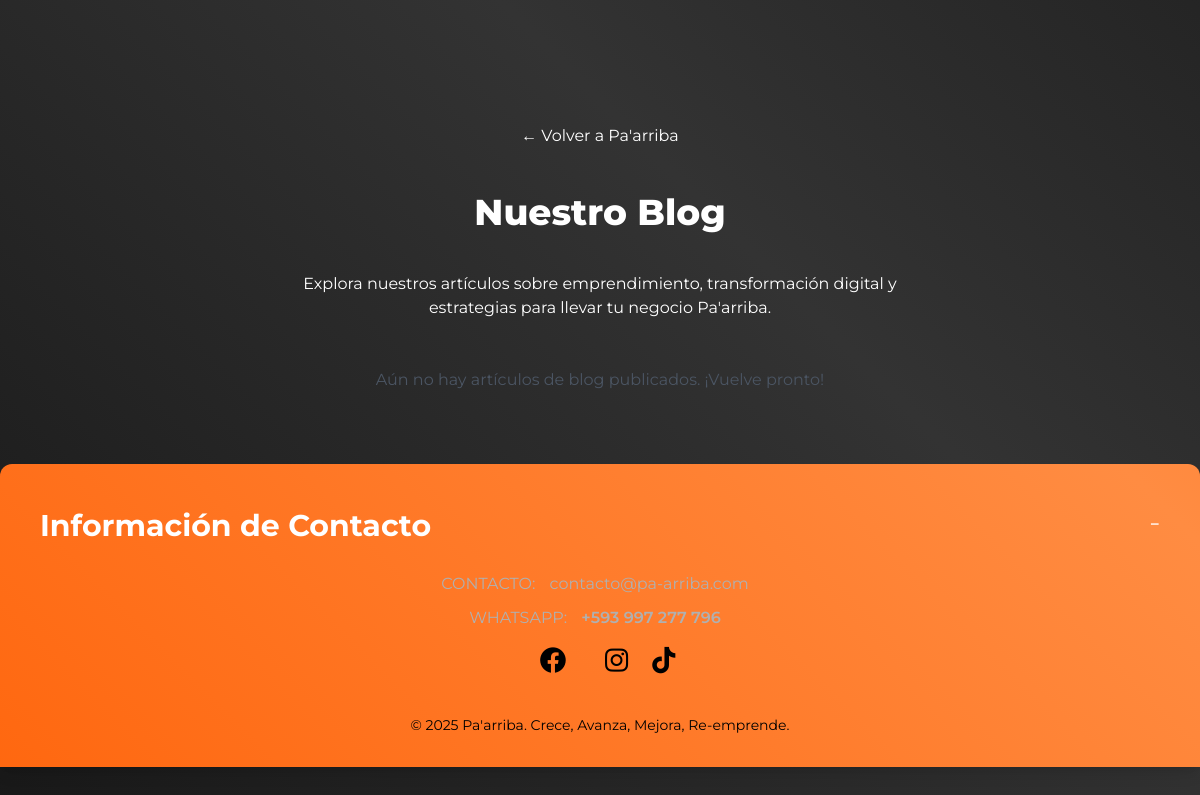
Page /blog/ on the earlier database version.
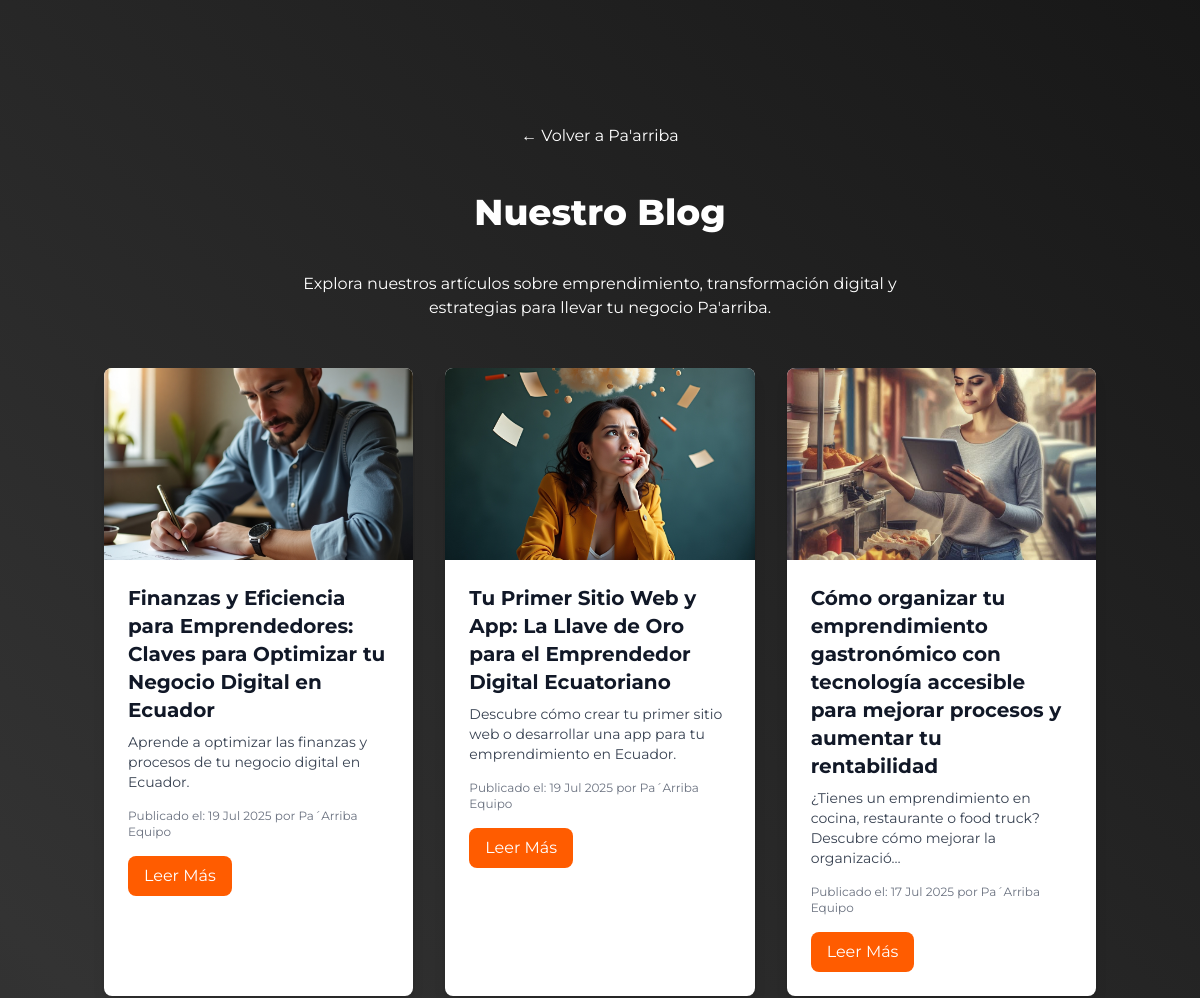
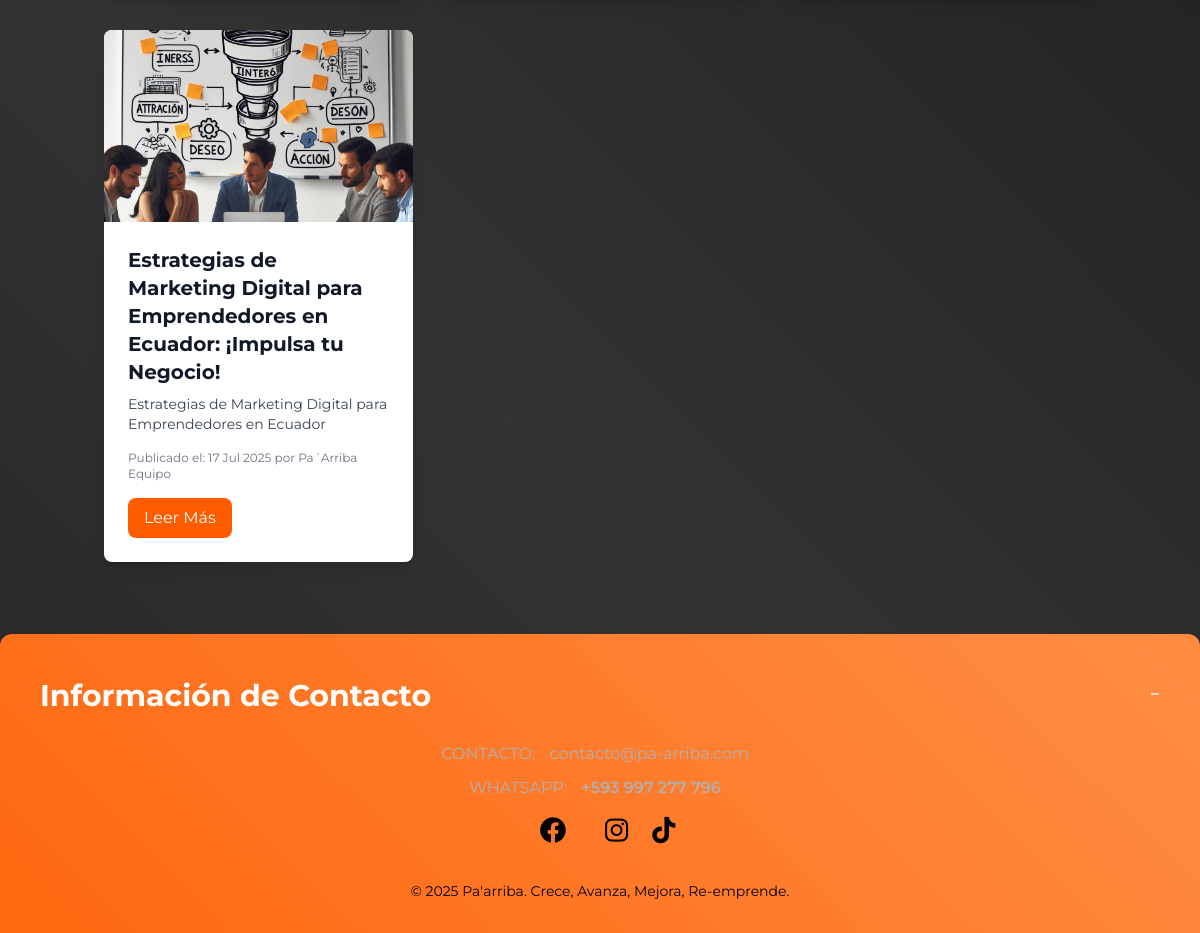
Same page on the later database version (2 pictures, top to bottom).
### blog/models.py (models this page shows, shortened)
class Post(models.Model):
    title = models.CharField(max_length=200, verbose_name="Título del Artículo")
    meta_description = models.CharField(
        max_length=160,
        blank=True,
        null=True,
        help_text="Breve descripción para los motores de búsqueda (máx. 160 caracteres)."
    )
    content = RichTextField(blank=True, null=True, verbose_name="Contenido del Artículo")
    published_date = models.DateTimeField(default=timezone.now, verbose_name="Fecha de Publicación")
    author = models.CharField(max_length=100, default="Pa´Arriba Equipo", verbose_name="Autor")
    slug = models.SlugField(unique=True, blank=True, null=True, max_length=200, verbose_name="Slug (URL amigable)")
    image = models.ImageField(upload_to='blog_images/', blank=True, null=True, verbose_name="Imagen Destacada")
    image_alt_text = models.CharField(
        max_length=255,
        blank=True,
        null=True,
        help_text="Texto alternativo para la imagen (importante para SEO y accesibilidad)."
    )
    keywords = models.CharField(
        max_length=255,
        blank=True,
        null=True,
        help_text="Palabras clave separadas por comas para SEO."
    )
    is_published = models.BooleanField(default=False, verbose_name="Publicado")
    class Meta:
        ordering = ['-published_date']
        verbose_name = "Artículo de Blog"
        verbose_name_plural = "Artículos de Blog"

### blog/views.py (the view)
# urls.py: path('', views.post_list, name='post_list'),
def post_list(request):
    blogs = Post.objects.filter(is_published=True).order_by('-published_date')
    context = {
        'blogs': blogs
    }
    return render(request, 'blog/post_list.html', context)

### blog/templates/blog/post_list.html (shortened to what this page needs)
{% extends 'base.html' %}
{% load static %}
{% block content %}
<main class="container mx-auto px-4 py-8 mt-20">
    <div class="text-center mb-8">
        <a href="{% url 'core:index' %}#blog-card" class="inline-block bg-pa-arriba-blue-dark text-white px-6 py-3 rounded-lg hover:bg-blue-700 transition-colors duration-300">
            ← Volver a Pa'arriba
        </a>
    </div>
    <h1 class="text-4xl font-extrabold text-center text-pa-arriba-blue-dark mb-10">Nuestro Blog</h1>
    <p class="text-center text-white mb-12 max-w-2xl mx-auto">
        Explora nuestros artículos sobre emprendimiento, transformación digital y estrategias para llevar tu negocio Pa'arriba.
    </p>
    <div class="grid grid-cols-1 md:grid-cols-2 lg:grid-cols-3 gap-8">
        {% for post in blogs %}
        <div class="bg-white rounded-lg shadow-lg overflow-hidden transform transition-transform duration-300 hover:scale-105">
            {% if post.image %}
            <img src="{{ post.image.url }}" alt="{{ post.image_alt_text|default:post.title }}" class="w-full h-48 object-cover">
            {% else %}
            <div class="w-full h-48 bg-gray-200 flex items-center justify-center text-gray-500">
                <i class="fas fa-image text-6xl"></i>
            </div>
            {% endif %}
            <div class="p-6">
                <h2 class="text-xl font-bold text-gray-900 mb-2">{{ post.title }}</h2>
                <p class="text-gray-700 text-sm mb-4">{{ post.meta_description|truncatechars:100 }}</p>
                <p class="text-xs text-gray-500 mb-4">Publicado el: {{ post.published_date|date:"d M Y" }} por {{ post.author }}</p>
                <a href="{% url 'blog:post_detail' slug=post.slug %}" class="inline-block bg-pa-arriba-orange-force text-white px-4 py-2 rounded-lg hover:bg-orange-600 transition-colors duration-300" style="background-color: var(--pa-arriba-orange-force); color: var(--color-text-light);">Leer Más</a>
            </div>
        </div>
        {% empty %}
        <p class="col-span-full text-center text-gray-600">Aún no hay artículos de blog publicados. ¡Vuelve pronto!</p>
        {% endfor %}
    </div>
</main>
{% endblock %}

### core/templates/core/base.html (shortened to what this page needs)
{% load static %}
<!DOCTYPE html>
<html lang="es">
<head>
    <link rel="stylesheet" href="{% static 'core/style.css' %}">
    <link rel="stylesheet" href="https://cdnjs.cloudflare.com/ajax/libs/font-awesome/6.0.0-beta3/css/all.min.css">
    <script src="https://cdn.tailwindcss.com"></script>
</head>
<body>
    {% block content %}{% endblock %}
    {% include 'core/footer_section.html' %}
</body>
</html>

### core/templates/core/footer_section.html (shortened to what this page needs)
{% load static %}
<footer class="footer-section bg-gray-800 text-white py-8 px-4 rounded-t-xl shadow-lg">
    <div class="max-w-6xl mx-auto text-center">
        <div class="footer-accordion-header flex justify-between items-center cursor-pointer px-4 py-3">
            <h2 class="text-3xl font-bold text-pa-arriba-orange-force m-0">Información de Contacto</h2>
            <span class="accordion-icon text-3xl text-pa-arriba-orange-force">+</span>
        </div>
        <div class="footer-accordion-content">
            <div class="footer-content pt-4">
                <p class="mb-2">CONTACTO:
                 <a href="mailto:contacto@pa-arriba.com" class="text-pa-arriba-orange-light hover:underline">
                    contacto@pa-arriba.com
                </a>
            </p>
                <p class="mt-2 mb-4">
                    WHATSAPP:
                    <a
                        href="https://wa.me/593997277796?text=Hola%20Pa%E2%80%99Arriba%2C%20quiero%20mejorar%20mi%20negocio%20y%20necesito%20una%20gu%C3%ADa%20personalizada."
                        target="_blank"
                        class="text-pa-arriba-orange-light font-semibold hover:underline"
                    >
                        +593 997 277 796
                    </a>
                </p>
                <div class="social-links flex justify-center space-x-6 text-2xl">
                    <a href="https://www.facebook.com/PaArribaEC" target="_blank" class="hover:text-pa-arriba-orange-force transition-colors duration-300"><i class="fab fa-facebook"></i></a>
                    <a href="https://www.instagram.com/paarribaec/" target="_blank" class="hover:text-pa-arriba-orange-force transition-colors duration-300"><i class="fab fa-instagram"></i></a>
                    <a href="https://www.tiktok.com/@paarribaec?lang=es" target="_blank" rel="noopener noreferrer" class="hover:text-pa-arriba-orange-force transition-colors duration-300"><i class="fab fa-tiktok"></i></a>
                </div>
            </div>
        </div>
        <p class="copyright text-sm mt-4">&copy; 2025 Pa'arriba. Crece, Avanza, Mejora, Re-emprende.</p>
    </div>
</footer>

### core/static/core/style.css (style rules this page uses)
.footer-section { background-image: linear-gradient(45deg, var(--pa-arriba-orange-force), var(--pa-arriba-orange-light), var(--pa-arriba-orange-force)); background-size: 250% 250%; background-size: 250% 250%; animation: animateBackgroundGradient 8s linear infinite alternate; color: var(--color-background-dark); padding: 32px 16px; margin-top: 40px; width: 100%; text-align: center; position: relative; overflow: hidden; border-top-left-radius: 0.75rem; border-top-right-radius: 0.75rem; box-shadow: 0 10px 15px -3px rgba(0, 0, 0, 0.1), 0 4px 6px -4px rgba(0, 0, 0, 0.1); }
.footer-accordion-content { max-height: 0; overflow: hidden; transition: max-height 0.5s ease-out; }
.footer-section.expanded .footer-accordion-content { max-height: 500px; }
.footer-accordion-header .accordion-icon { transition: transform 0.3s ease-out; }
.footer-section.expanded .footer-accordion-header .accordion-icon { transform: rotate(180deg); }
* { box-sizing: border-box; }
:root { --color-background-dark: #000000; --color-blue-section: #0D47A1; --color-gray-section: #212121; --color-light-bg-box: #F5F5DC; --color-text-light: #FFFFFF; --color-text-gray: #B0B0B0; --color-border-testimonial: #E8E8EA; --color-placeholder-photo: #B0C4DE; --color-green-slogan: #4CAF50; --color-orange-accent: #FF5C00; --color-accent-gold: #FFD700; --pa-arriba-orange-light: #FF8C42; --pa-arriba-orange-force: #FF5C00; --pa-arriba-blue-dark: #0D47A1; --pa-arriba-blue-light: #42A5F5; }
html, body { width: 100%; margin: 0; padding: 0; overflow-x: hidden; }
body { background-image: linear-gradient(45deg, var(--color-background-dark), #333333, var(--color-background-dark)); background-size: 120% 250%; background-size: 250% 250%; animation: animateBackgroundGradient 5s linear infinite alternate; color: var(--color-text-light); font-family: 'Montserrat', sans-serif; margin: 0; padding: 0; display: flex; flex-direction: column; align-items: center; min-height: 100vh; overflow-x: hidden; transition: padding-top 0.3s ease-in-out; position: relative; }
.footer-content { margin-bottom: 20px; text-align: center; }
.footer-content p { font-size: 1em; font-weight: 400; margin-bottom: 10px; color: var(--color-text-gray); }
.footer-content a { color: var(--color-text-gray); text-decoration: none; margin: 0 10px; transition: color 0.3s ease; }
.social-links { margin-top: 15px; text-align: center; }
.social-links a { display: inline-block; margin: 0 15px; font-size: 1.1em; color: var(--color-background-dark); border-radius: 5px; text-decoration: none; animation: glitchEffect 2.5s infinite alternate; }
.copyright { font-size: 0.9em; font-weight: 400; color: var(--color-background-dark); margin-top: 20px; }
.accordion-icon { font-size: 1.8em; font-weight: 300; transition: transform 0.3s ease; user-select: none; }
@media (min-width: 768px) { .accordion-icon { font-size: 1.8em; } }
.footer-content a, .social-links a { position: relative; transition: color 0.3s ease; }
.footer-content a::after, .social-links a::after { content: ''; position: absolute; width: 0%; height: 2px; bottom: -5px; left: 0; background-color: var(--color-orange-accent); transition: width 0.3s ease; }
.lightbulb-container, .testimonio-item, .prototipo-item, .footer-content a, .social-links a { cursor: pointer; }

Differences in the rows shown:
added Post: image (picture), title "Finanzas y Eficiencia para Emprendedores: Claves para Optimizar tu Negocio Digital en Ecuador", meta_description "Aprende a optimizar las finanzas y procesos de tu negocio digital en Ecuador.", published_date "19 Jul 2025", author "Pa´Arriba Equipo"
added Post: image (picture), title "Tu Primer Sitio Web y App: La Llave de Oro para el Emprendedor Digital Ecuatoriano", meta_description "Descubre cómo crear tu primer sitio web o desarrollar una app para tu emprendimiento en Ecuador.", published_date "19 Jul 2025", author "Pa´Arriba Equipo"
added Post: image (picture), title "Cómo organizar tu emprendimiento gastronómico con tecnología accesible para mejorar procesos y aumentar tu rentabilidad", meta_description "¿Tienes un emprendimiento en cocina, restaurante o food truck? Descubre cómo mejorar la organizació…", published_date "17 Jul 2025", author "Pa´Arriba Equipo"
added Post: image (picture), title "Estrategias de Marketing Digital para Emprendedores en Ecuador: ¡Impulsa tu Negocio!", meta_description "Estrategias de Marketing Digital para Emprendedores en Ecuador", published_date "17 Jul 2025", author "Pa´Arriba Equipo"
Other differences:
text no longer shown: "Aún no hay artículos de blog publicados. ¡Vuelve pronto!"
